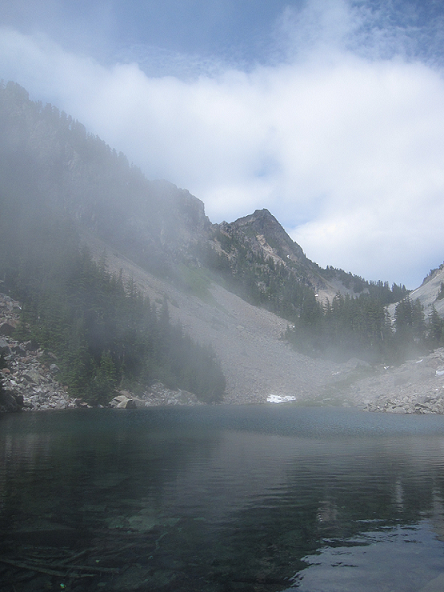
#> input picture ImageStitching/images/mountain/MelakwaLake1.png, 444 x 592 px; its folder holds 4 pictures in this run
$ python Image_Stitching_Version1_Cropping.py
#> lines starting #> are read from the running program, lines starting #| are printed output that depends on the picture; after the words box and inside, x2 and y2 are one past the last pixel; in counts of white or black regions, pixels touching at a corner belong together
import cv2
from imutils import paths
import os

# Set the path to the directory containing images
images_path = "images/mountain"

# Set the output image path with a valid image extension
output_path = "output/stitched_cropped.jpg"

# Set crop option: True to enable cropping, False to disable
crop = True  # Ensure this is set to True to enable cropping

# Ensure output directory exists
os.makedirs(os.path.dirname(output_path), exist_ok=True)

# Load images
print("[INFO] Loading images...")
image_paths = sorted(list(paths.list_images(images_path)))
images = []
for image_path in image_paths:
    image = cv2.imread(image_path)
#> image is the input picture: shape (592, 444, 3); mean B, G, R 149.8, 137.5, 126.5
    if image is None:
        print(f"[WARNING] Unable to read image: {image_path}. Skipping.")
    else:
        images.append(image)

if not images:
    print("[ERROR] No images to stitch. Exiting.")
    exit()

# Stitch images
print("[INFO] Stitching images...")
stitcher = cv2.Stitcher_create()
status, stitched = stitcher.stitch(images)
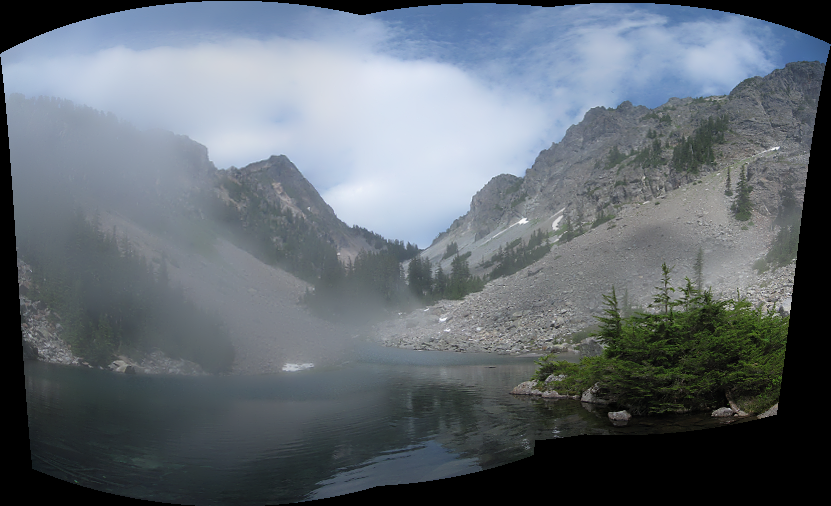
#> stitched: shape (506, 831, 3); mean of channels 0, 1, 2 115.6, 107.6, 99; drawn as B, G, R

# Check if stitching was successful
if status == cv2.Stitcher_OK:
    print("[INFO] Image stitching successful!")
    # Optional cropping
    if crop:
        print("[INFO] Cropping stitched image...")
        # Convert to grayscale
        gray = cv2.cvtColor(stitched, cv2.COLOR_BGR2GRAY)
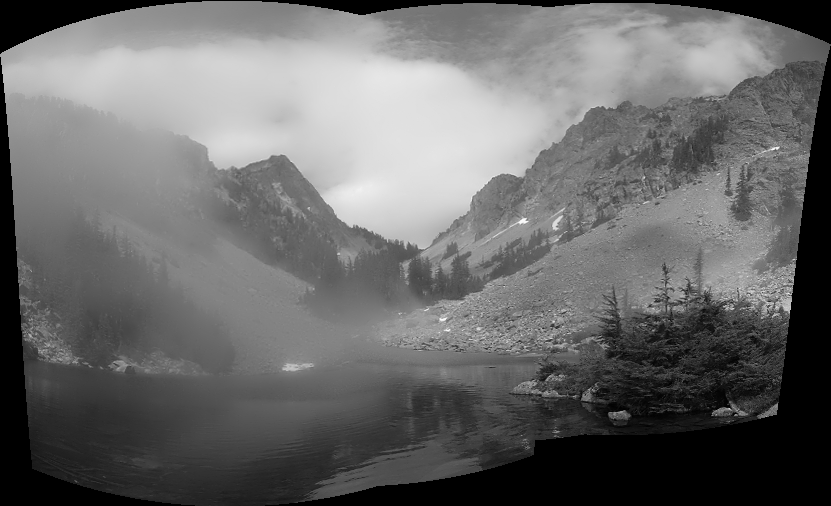
#> gray: shape (506, 831); min 0, max 249, mean 106
        # Apply Otsu's thresholding to create a binary mask
        _, thresh = cv2.threshold(
            gray, 0, 255,
            cv2.THRESH_BINARY + cv2.THRESH_OTSU
        )
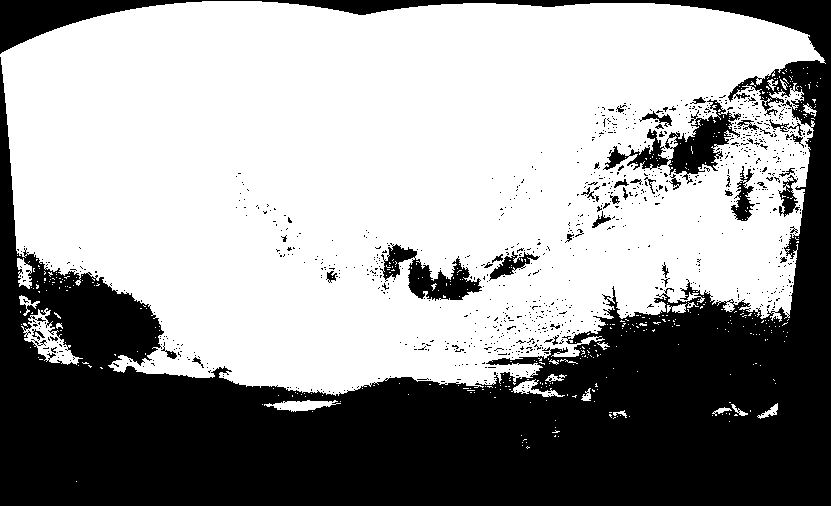
#> thresh: shape (506, 831); 60.5% white; 974 black regions (931 under 20 px), largest, box (x1, y1, x2, y2) and area: (0, 0, 831, 506) 154816, (603, 99, 741, 184) 3356, (380, 243, 482, 301) 2328
        # Find contours
        contours, _ = cv2.findContours(thresh, cv2.RETR_EXTERNAL, cv2.CHAIN_APPROX_SIMPLE)

        if contours:
            # Select the largest contour based on area
            c = max(contours, key=cv2.contourArea)
            x, y, w, h = cv2.boundingRect(c)
            print(f"[INFO] Cropping to bounding rectangle - x: {x}, y: {y}, w: {w}, h: {h}")
            # Crop the image to the bounding rectangle
            stitched_cropped = stitched[y:y + h, x:x + w]
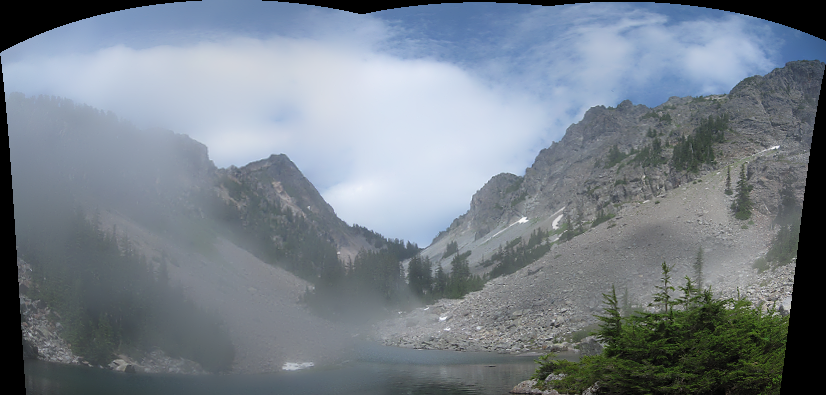
#> stitched_cropped: shape (395, 826, 3); mean of channels 0, 1, 2 138.8, 129, 119.1; drawn as B, G, R
        else:
            print("[WARNING] No contours found. Saving the original stitched image without cropping.")
            stitched_cropped = stitched
    else:
        stitched_cropped = stitched

    # Save the final cropped stitched image
    cv2.imwrite(output_path, stitched_cropped)
    print(f"[INFO] Stitched image saved to {output_path}")

    # Display the final cropped stitched image
    cv2.imshow("Final Cropped Stitched Image", stitched_cropped)
    cv2.waitKey(0)
    cv2.destroyAllWindows()
else:
    print(f"[ERROR] Image stitching failed with status code {status}.")
    # Optional: Decode the status code to get a human-readable message
    if status == cv2.Stitcher_ERR_NEED_MORE_IMAGES:
        print("Need more images to stitch.")
    elif status == cv2.Stitcher_ERR_HOMOGRAPHY_EST_FAIL:
        print("Homography estimation failed.")
    elif status == cv2.Stitcher_ERR_CAMERA_PARAMS_ADJUST_FAIL:
        print("Camera parameters adjustment failed.")
    else:
        print("Unknown error.")
